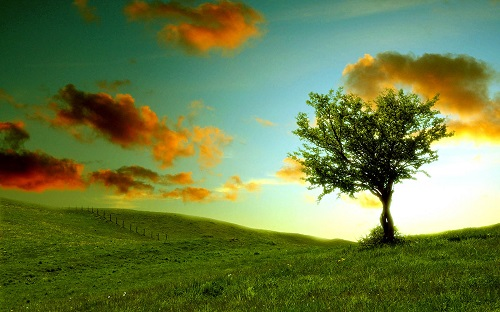
#> input picture gambar1_sm.jpg, 500 x 312 px, found by its file name
$ python 06-15-3.py
#> lines starting #> are read from the running program, lines starting #| are printed output that depends on the picture
## DETEKSI TEPI PREWITT
import cv2 as cv
import numpy as np
import matplotlib.pyplot as plt

img = cv.imread('gambar1_sm.jpg', cv.COLOR_BGR2GRAY)
#> img is the input picture: shape (312, 500, 3); mean B, G, R 68.9, 124, 106.3
rgb_img = cv.cvtColor(img, cv.COLOR_BGR2RGB)

kernelx = np.array([[1,1,1],[0,0,0],[-1,-1,-1]], dtype=int)
kernely = np.array([[-1,0,1],[-1,0,1],[-1,0,1]], dtype=int)

x = cv.filter2D(img, cv.CV_16S, kernelx)
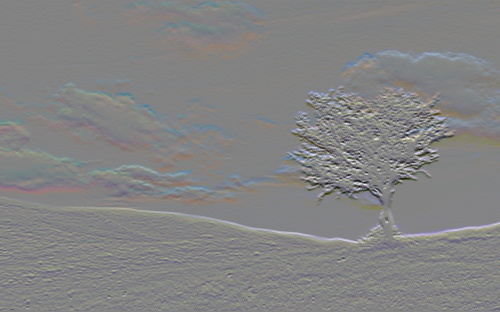
#> x: shape (312, 500, 3) int16; mean B, G, R 1.1, 0.4, 0; drawn with min black and max white
y = cv.filter2D(img, cv.CV_16S, kernely)
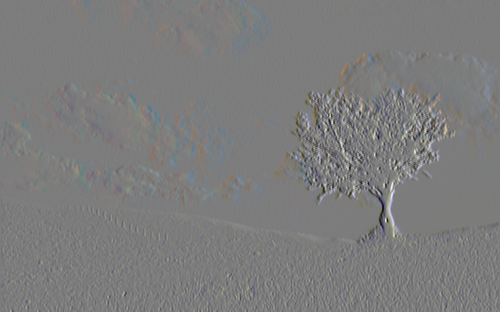
#> y: shape (312, 500, 3) int16; mean B, G, R 1.2, 1.1, 1.1; drawn with min black and max white

absX = cv.convertScaleAbs(x)
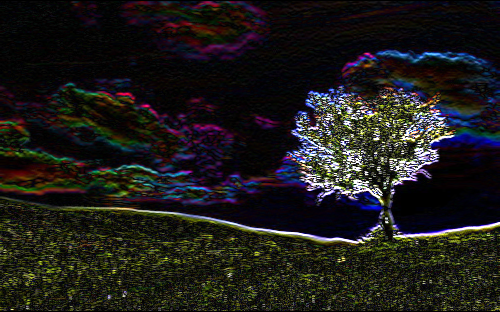
#> absX: shape (312, 500, 3); mean B, G, R 26.2, 28.3, 29.7
absY = cv.convertScaleAbs(y)
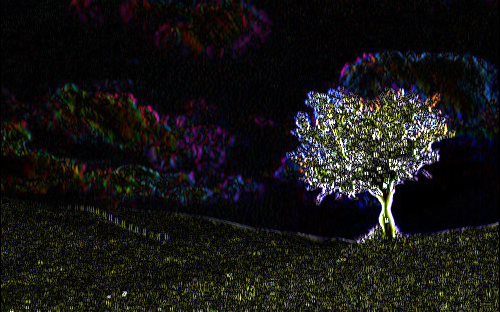
#> absY: shape (312, 500, 3); mean B, G, R 20, 21.7, 22.7
Prewitt = cv.addWeighted(absX, 0.5, absY, 0.5, 0)
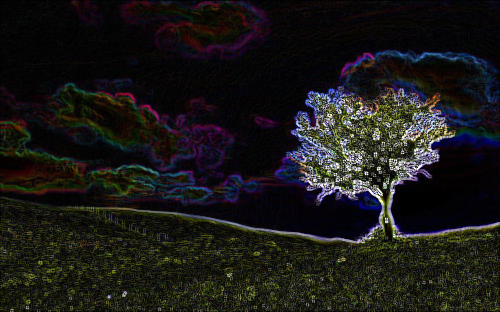
#> Prewitt: shape (312, 500, 3); mean B, G, R 23.1, 25, 26.2

titles = ['Original image','Prewitt operator']
images = [rgb_img, Prewitt]

for i in  range(2):
    plt.subplot(1, 2, i+1),plt.imshow(images[i],'gray')
    plt.title(titles[i])
    plt.xticks([]), plt.yticks([])
plt.show()
#> figure, not shown here; B, G, R data is drawn as R, G, B

$ run again, with gambar2.jpg copied over gambar1_sm.jpg
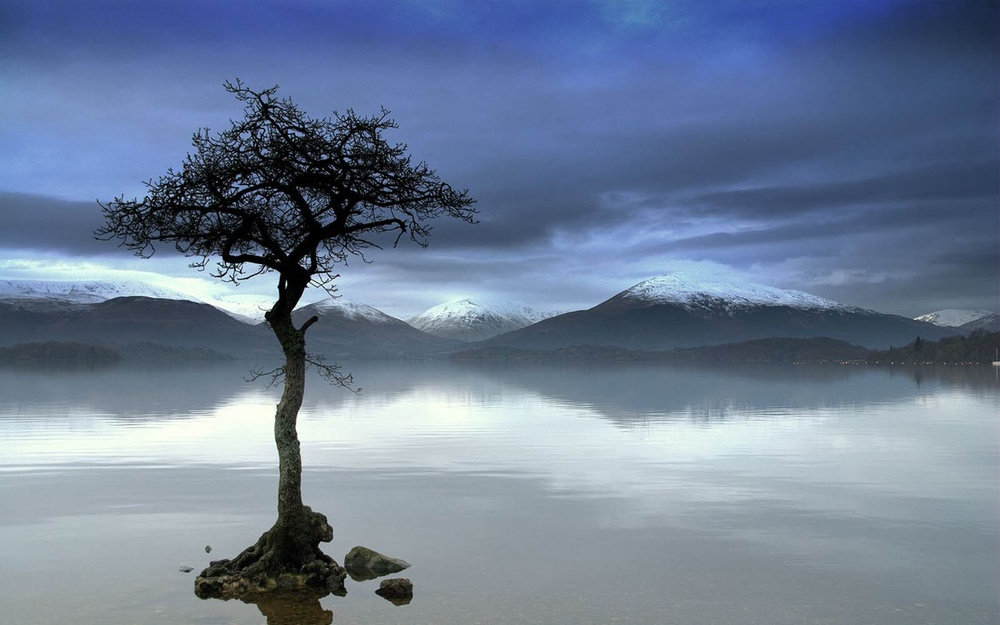
#> input picture gambar2.jpg, 1000 x 625 px, shrunk from 1600 x 1000 before the run, found by its file name
#> img is the input picture: shape (625, 1000, 3); mean B, G, R 150.9, 126.5, 110.3
#> `y = cv.filter2D(img, cv.CV_16S, kernely)`:
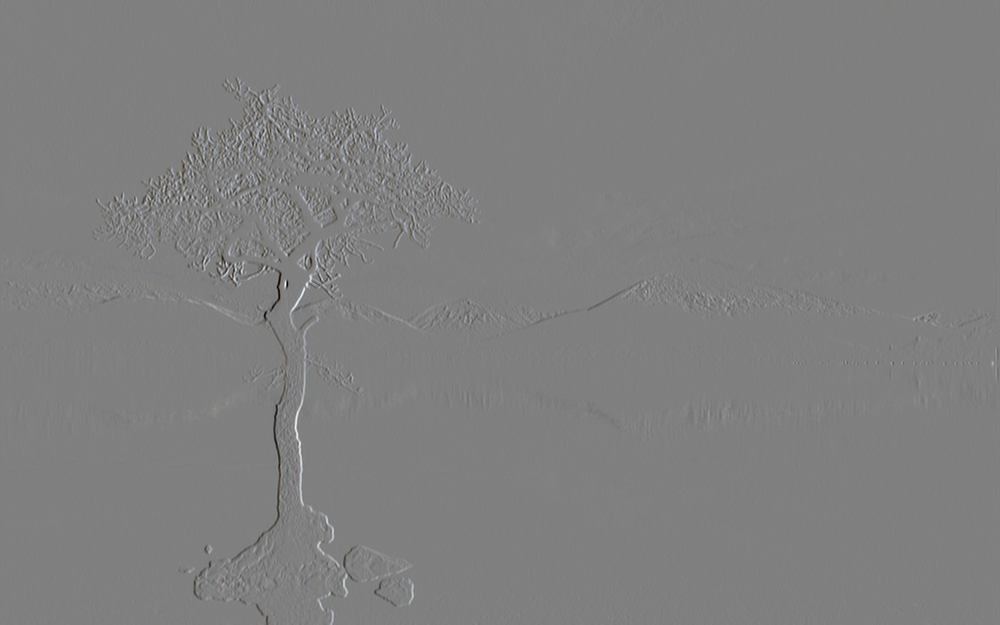
#> y: shape (625, 1000, 3) int16; mean B, G, R -0.3, -0.3, -0.2; drawn with min black and max white
#> `Prewitt = cv.addWeighted(absX, 0.5, absY, 0.5, 0)`:
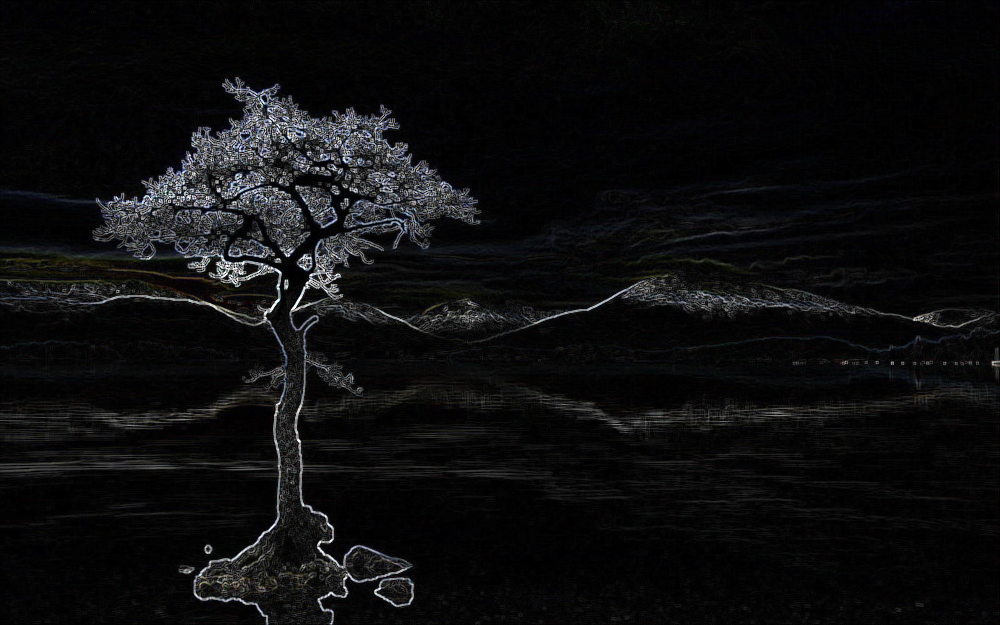
#> Prewitt: shape (625, 1000, 3); mean B, G, R 14.1, 13.4, 13.2
